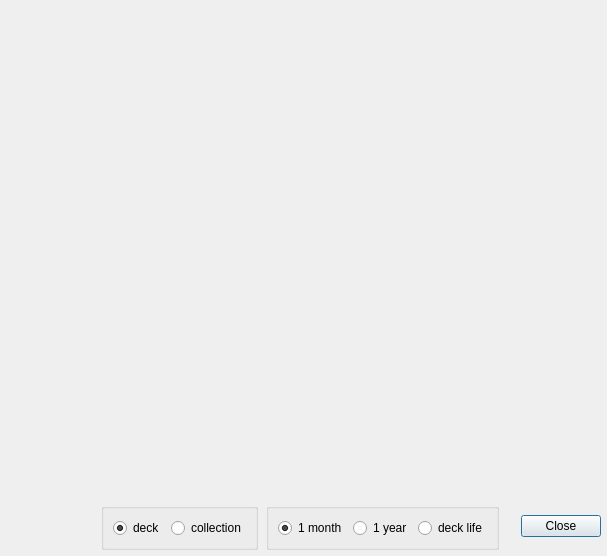
<?xml version="1.0" encoding="UTF-8"?>
<ui version="4.0">
 <class>Dialog</class>
 <widget class="QDialog" name="Dialog">
  <property name="geometry">
   <rect>
    <x>0</x>
    <y>0</y>
    <width>607</width>
    <height>556</height>
   </rect>
  </property>
  <property name="windowTitle">
   <string>Statistics</string>
  </property>
  <layout class="QVBoxLayout" name="verticalLayout">
   <property name="spacing">
    <number>0</number>
   </property>
   <property name="leftMargin">
    <number>0</number>
   </property>
   <property name="topMargin">
    <number>0</number>
   </property>
   <property name="rightMargin">
    <number>0</number>
   </property>
   <property name="bottomMargin">
    <number>0</number>
   </property>
   <item>
    <widget class="AnkiWebView" name="web" native="true">
     <property name="url" stdset="0">
      <url>
       <string>about:blank</string>
      </url>
     </property>
    </widget>
   </item>
   <item>
    <layout class="QHBoxLayout" name="horizontalLayout_3">
     <property name="spacing">
      <number>8</number>
     </property>
     <property name="leftMargin">
      <number>6</number>
     </property>
     <property name="topMargin">
      <number>6</number>
     </property>
     <property name="rightMargin">
      <number>6</number>
     </property>
     <property name="bottomMargin">
      <number>6</number>
     </property>
     <item>
      <spacer name="horizontalSpacer">
       <property name="orientation">
        <enum>Qt::Horizontal</enum>
       </property>
       <property name="sizeHint" stdset="0">
        <size>
         <width>40</width>
         <height>20</height>
        </size>
       </property>
      </spacer>
     </item>
     <item>
      <widget class="QGroupBox" name="groupBox_2">
       <property name="title">
        <string/>
       </property>
       <layout class="QHBoxLayout" name="horizontalLayout_2">
        <item>
         <widget class="QRadioButton" name="groups">
          <property name="text">
           <string>deck</string>
          </property>
          <property name="checked">
           <bool>true</bool>
          </property>
         </widget>
        </item>
        <item>
         <widget class="QRadioButton" name="all">
          <property name="text">
           <string>collection</string>
          </property>
         </widget>
        </item>
       </layout>
      </widget>
     </item>
     <item>
      <widget class="QGroupBox" name="groupBox">
       <property name="title">
        <string/>
       </property>
       <layout class="QHBoxLayout" name="horizontalLayout">
        <item>
         <widget class="QRadioButton" name="month">
          <property name="text">
           <string>1 month</string>
          </property>
          <property name="checked">
           <bool>true</bool>
          </property>
         </widget>
        </item>
        <item>
         <widget class="QRadioButton" name="year">
          <property name="text">
           <string>1 year</string>
          </property>
         </widget>
        </item>
        <item>
         <widget class="QRadioButton" name="life">
          <property name="text">
           <string>deck life</string>
          </property>
         </widget>
        </item>
       </layout>
      </widget>
     </item>
     <item>
      <widget class="QDialogButtonBox" name="buttonBox">
       <property name="orientation">
        <enum>Qt::Horizontal</enum>
       </property>
       <property name="standardButtons">
        <set>QDialogButtonBox::Close</set>
       </property>
      </widget>
     </item>
    </layout>
   </item>
  </layout>
 </widget>
 <customwidgets>
  <customwidget>
   <class>AnkiWebView</class>
   <extends>QWidget</extends>
   <header location="global">aqt/webview</header>
   <container>1</container>
  </customwidget>
 </customwidgets>
 <resources/>
 <connections>
  <connection>
   <sender>buttonBox</sender>
   <signal>accepted()</signal>
   <receiver>Dialog</receiver>
   <slot>accept()</slot>
   <hints>
    <hint type="sourcelabel">
     <x>248</x>
     <y>254</y>
    </hint>
    <hint type="destinationlabel">
     <x>157</x>
     <y>274</y>
    </hint>
   </hints>
  </connection>
  <connection>
   <sender>buttonBox</sender>
   <signal>rejected()</signal>
   <receiver>Dialog</receiver>
   <slot>reject()</slot>
   <hints>
    <hint type="sourcelabel">
     <x>316</x>
     <y>260</y>
    </hint>
    <hint type="destinationlabel">
     <x>286</x>
     <y>274</y>
    </hint>
   </hints>
  </connection>
 </connections>
</ui>
